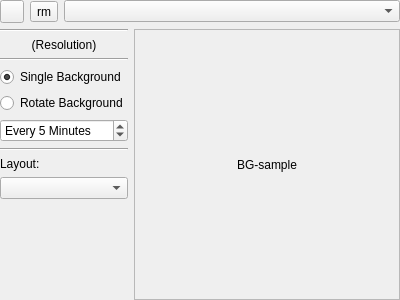
<?xml version="1.0" encoding="UTF-8"?>
<ui version="4.0">
 <class>page_wallpaper</class>
 <widget class="QWidget" name="page_wallpaper">
  <property name="geometry">
   <rect>
    <x>0</x>
    <y>0</y>
    <width>400</width>
    <height>300</height>
   </rect>
  </property>
  <property name="windowTitle">
   <string>Form</string>
  </property>
  <layout class="QVBoxLayout" name="verticalLayout">
   <property name="leftMargin">
    <number>0</number>
   </property>
   <property name="topMargin">
    <number>0</number>
   </property>
   <property name="rightMargin">
    <number>0</number>
   </property>
   <property name="bottomMargin">
    <number>0</number>
   </property>
   <item>
    <layout class="QHBoxLayout" name="horizontalLayout_4">
     <item>
      <widget class="QToolButton" name="tool_desk_addbg">
       <property name="text">
        <string notr="true"/>
       </property>
       <property name="popupMode">
        <enum>QToolButton::InstantPopup</enum>
       </property>
       <property name="toolButtonStyle">
        <enum>Qt::ToolButtonTextBesideIcon</enum>
       </property>
      </widget>
     </item>
     <item>
      <widget class="QToolButton" name="tool_desk_rmbg">
       <property name="text">
        <string notr="true">rm</string>
       </property>
      </widget>
     </item>
     <item>
      <widget class="QComboBox" name="combo_desk_bg"/>
     </item>
    </layout>
   </item>
   <item>
    <layout class="QHBoxLayout" name="horizontalLayout_5">
     <item>
      <layout class="QVBoxLayout" name="verticalLayout_2">
       <item>
        <widget class="Line" name="line_4">
         <property name="orientation">
          <enum>Qt::Horizontal</enum>
         </property>
        </widget>
       </item>
       <item>
        <widget class="QLabel" name="label_desk_res">
         <property name="text">
          <string notr="true">(Resolution)</string>
         </property>
         <property name="alignment">
          <set>Qt::AlignCenter</set>
         </property>
         <property name="wordWrap">
          <bool>false</bool>
         </property>
        </widget>
       </item>
       <item>
        <widget class="Line" name="line_2">
         <property name="orientation">
          <enum>Qt::Horizontal</enum>
         </property>
        </widget>
       </item>
       <item>
        <widget class="QRadioButton" name="radio_desk_single">
         <property name="text">
          <string>Single Background</string>
         </property>
         <property name="checked">
          <bool>true</bool>
         </property>
        </widget>
       </item>
       <item>
        <widget class="QRadioButton" name="radio_desk_multi">
         <property name="text">
          <string>Rotate Background</string>
         </property>
        </widget>
       </item>
       <item>
        <widget class="QSpinBox" name="spin_desk_min">
         <property name="suffix">
          <string> Minutes</string>
         </property>
         <property name="prefix">
          <string>Every </string>
         </property>
         <property name="minimum">
          <number>1</number>
         </property>
         <property name="maximum">
          <number>120</number>
         </property>
         <property name="value">
          <number>5</number>
         </property>
        </widget>
       </item>
       <item>
        <widget class="Line" name="line_3">
         <property name="orientation">
          <enum>Qt::Horizontal</enum>
         </property>
        </widget>
       </item>
       <item>
        <widget class="QLabel" name="label_26">
         <property name="text">
          <string>Layout:</string>
         </property>
        </widget>
       </item>
       <item>
        <widget class="QComboBox" name="combo_desk_layout"/>
       </item>
       <item>
        <spacer name="verticalSpacer">
         <property name="orientation">
          <enum>Qt::Vertical</enum>
         </property>
         <property name="sizeHint" stdset="0">
          <size>
           <width>20</width>
           <height>40</height>
          </size>
         </property>
        </spacer>
       </item>
      </layout>
     </item>
     <item>
      <widget class="QLabel" name="label_desk_bgview">
       <property name="sizePolicy">
        <sizepolicy hsizetype="Expanding" vsizetype="Expanding">
         <horstretch>0</horstretch>
         <verstretch>0</verstretch>
        </sizepolicy>
       </property>
       <property name="frameShape">
        <enum>QFrame::StyledPanel</enum>
       </property>
       <property name="text">
        <string notr="true">BG-sample</string>
       </property>
       <property name="scaledContents">
        <bool>false</bool>
       </property>
       <property name="alignment">
        <set>Qt::AlignCenter</set>
       </property>
      </widget>
     </item>
    </layout>
   </item>
  </layout>
 </widget>
 <resources/>
 <connections/>
</ui>
